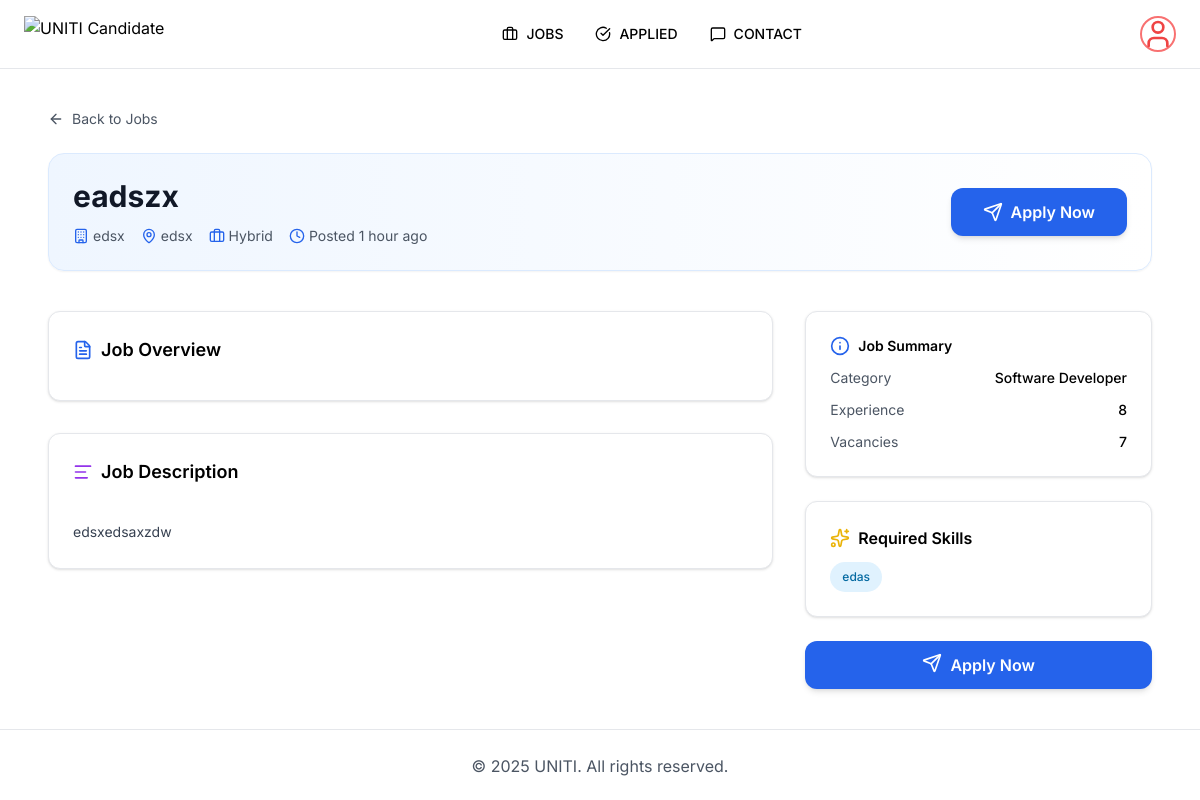
The page /candidate/jobdetail/7/ (signed in) on the database its author committed.
### app/models.py (models this page shows, shortened)
class Job(models.Model):
    JOB_TYPE_CHOICES = [
        ('remote', 'Remote'),
        ('hybrid', 'Hybrid'),
        ('fulltime', 'Full-time'),
    ]
    title = models.CharField(max_length=200)
    company = models.CharField(max_length=150)
    location = models.CharField(max_length=150)
    job_type = models.CharField(max_length=10, choices=JOB_TYPE_CHOICES)
    skill_1 = models.CharField(max_length=100)
    skill_2 = models.CharField(max_length=100, blank=True, null=True)
    skill_3 = models.CharField(max_length=100, blank=True, null=True)
    skill_4 = models.CharField(max_length=100, blank=True, null=True)
    skill_5 = models.CharField(max_length=100, blank=True, null=True)
    experience = models.CharField(max_length=100, blank=True, null=True)
    vacancies = models.PositiveIntegerField(default=1)
    required_qualification = models.TextField()
    description = models.TextField()
    category = models.ForeignKey(JobCategory, on_delete=models.CASCADE, related_name='jobs')
    created_at = models.DateTimeField(auto_now_add=True)
    updated_at = models.DateTimeField(auto_now=True)
    posted_by = models.ForeignKey('User', on_delete=models.SET_NULL, null=True, blank=True, related_name='posted_jobs')

class JobCategory(models.Model):
    name = models.CharField(max_length=100, unique=True)

### app/views.py (the view)
# urls.py: path('candidate/jobdetail/<int:job_id>/',views.CandidateJobDetail, name='candidate-jobdetail'),
@login_required(login_url='candidate-login')
def CandidateJobDetail(request, job_id):
    job = get_object_or_404(
        Job.objects.select_related('category', 'posted_by'),
        id=job_id
    )
    skills = [
        job.skill_1,
        job.skill_2,
        job.skill_3,
        job.skill_4,
        job.skill_5,
    ]
    skills = [s for s in skills if s]
    has_applied = JobApplication.objects.filter(
        candidate=request.user,
        job=job
    ).exists()
    context = {
        "job": job,
        "skills": skills,
        "has_applied": has_applied,
    }
    return render(request, 'candidate/jobdetail.html', context)

### app/templates/candidate/jobdetail.html (shortened to what this page needs)
{% extends 'cbase.html' %}
{% block content %}
<div class="max-w-6xl mx-auto px-4 sm:px-6 py-10">
    <a href="{% url 'candidate-joblist' %}"
        class="inline-flex items-center gap-2 text-sm text-gray-600 hover:text-blue-600 mb-6">
        <i data-lucide="arrow-left" class="w-4 h-4"></i>
        Back to Jobs
    </a>
    <div class="bg-gradient-to-r from-blue-50 to-white p-6 rounded-2xl shadow-sm border border-blue-100">
        <div class="flex flex-col md:flex-row md:items-center md:justify-between gap-6">
            <div>
                <h1 class="text-2xl md:text-3xl font-bold text-gray-900">
                    {{ job.title }}
                </h1>
                <div class="flex flex-wrap gap-4 text-sm text-gray-600 mt-3">
                    <span class="flex items-center gap-1">
                        <i data-lucide="building" class="w-4 h-4 text-blue-600"></i>
                        {{ job.company }}
                    </span>
                    <span class="flex items-center gap-1">
                        <i data-lucide="map-pin" class="w-4 h-4 text-blue-600"></i>
                        {{ job.location }}
                    </span>
                    <span class="flex items-center gap-1">
                        <i data-lucide="briefcase" class="w-4 h-4 text-blue-600"></i>
                        {{ job.get_job_type_display }}
                    </span>
                    <span class="flex items-center gap-1">
                        <i data-lucide="clock" class="w-4 h-4 text-blue-600"></i>
                        Posted {{ job.created_at|timesince }} ago
                    </span>
                </div>
            </div>
            {% if has_applied %}
            <button disabled
                class="px-8 py-3 bg-gray-300 text-gray-600 rounded-xl font-semibold cursor-not-allowed flex items-center gap-2">
                <i data-lucide="check-circle" class="w-5 h-5"></i>
                Applied
            </button>
            {% else %}
            <a href="{% url 'candidate-jobapply' job.id %}"
                class="px-8 py-3 bg-blue-600 text-white rounded-xl font-semibold hover:bg-blue-700 shadow-md flex items-center gap-2">
                <i data-lucide="send" class="w-5 h-5"></i>
                Apply Now
            </a>
            {% endif %}
        </div>
    </div>
    <div class="grid grid-cols-1 lg:grid-cols-3 gap-8 mt-10">
        <div class="lg:col-span-2 space-y-8">
            <div class="bg-white p-6 rounded-xl shadow border">
                <h2 class="text-lg font-semibold mb-3 flex items-center gap-2">
                    <i data-lucide="file-text" class="w-5 h-5 text-blue-600"></i>
                    Job Overview
                </h2>
            </div>
            <div class="bg-white p-6 rounded-xl shadow border">
                <h2 class="text-lg font-semibold mb-3 flex items-center gap-2">
                    <i data-lucide="align-left" class="w-5 h-5 text-purple-600"></i>
                    Job Description
                </h2>
                <p class="text-sm text-gray-700 whitespace-pre-line leading-relaxed">
                    {{ job.description }}
                </p>
            </div>
        </div>
        <aside class="space-y-6">
            <div class="bg-white p-6 rounded-xl shadow border space-y-3 text-sm">
                <h3 class="font-semibold flex items-center gap-2 mb-3">
                    <i data-lucide="info" class="w-5 h-5 text-blue-600"></i>
                    Job Summary
                </h3>
                <p class="flex justify-between">
                    <span class="text-gray-600">Category</span>
                    <span class="font-medium">{{ job.category.name }}</span>
                </p>
                <p class="flex justify-between">
                    <span class="text-gray-600">Experience</span>
                    <span class="font-medium">{{ job.experience }}</span>
                </p>
                <p class="flex justify-between">
                    <span class="text-gray-600">Vacancies</span>
                    <span class="font-medium">{{ job.vacancies }}</span>
                </p>
            </div>
            <div class="bg-white p-6 rounded-xl shadow border">
                <h3 class="font-semibold mb-3 flex items-center gap-2">
                    <i data-lucide="sparkles" class="w-5 h-5 text-yellow-500"></i>
                    Required Skills
                </h3>
                <div class="flex flex-wrap gap-2">
                    {% if job.skill_1 %}<span class="skill">{{ job.skill_1 }}</span>{% endif %}
                </div>
            </div>
            {% if has_applied %}
            <button disabled
                class="w-full bg-gray-300 text-gray-600 py-3 rounded-xl font-semibold cursor-not-allowed flex justify-center gap-2">
                <i data-lucide="check-circle" class="w-5 h-5"></i>
                Applied
            </button>
            {% else %}
            <a href="{% url 'candidate-jobapply' job.id %}"
                class="block text-center bg-blue-600 text-white py-3 rounded-xl font-semibold hover:bg-blue-700 shadow-md flex justify-center gap-2">
                <i data-lucide="send" class="w-5 h-5"></i>
                Apply Now
            </a>
            {% endif %}
        </aside>
    </div>
</div>
{% endblock %}

### app/templates/cbase.html (style rules this page uses)
body { font-family: 'Inter', sans-serif; }
body, html { margin: 0; padding: 0; }

### app/templates/candidate/jobdetail.html (style rules this page uses)
.skill { background: #e0f2fe; color: #0369a1; padding: 6px 12px; border-radius: 9999px; font-size: 12px; font-weight: 500; }

### rows shown on the page
Job: title "eadszx", company "edsx", location "edsx", job_type "Hybrid", created_at "1 hour", description "edsxedsaxzdw", category.name "Software Developer", experience "8", vacancies "7", skill_1 "edas"
